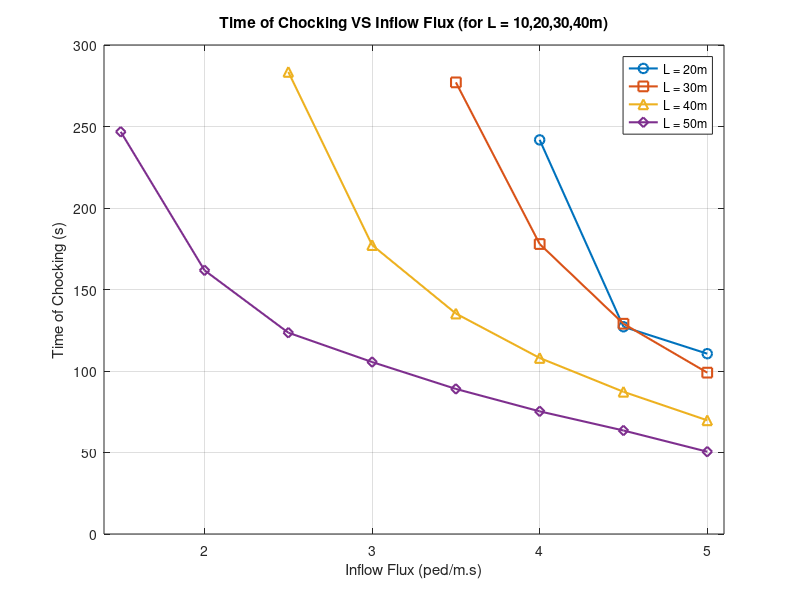

MATLAB code for this plot:
clc;
clear;
close all;

% Category 1
x1 = [4, 4.5, 5];
y1 = [241.795, 127.14, 110.63];

% Category 2
x2 = [3.5, 4.0, 4.5, 5];
y2 = [277.07, 177.90, 128.99, 98.99];

% Category 3
x3 = [2.5, 3.0, 3.5, 4.0, 4.5, 5];
y3 = [283.49, 177.24, 135.24, 107.99, 87.25, 69.75];

% Category 4
x4 = [1.5, 2.0, 2.5, 3.0, 3.5, 4.0, 4.5, 5.0];
y4 = [246.75, 161.75, 123.50, 105.50, 89, 75.25, 63.50, 50.50];

% Plot
figure;
hold on;
grid on;
box on;

plot(x1, y1, '-o', 'LineWidth', 1.5, 'MarkerSize', 7);
plot(x2, y2, '-s', 'LineWidth', 1.5, 'MarkerSize', 7);
plot(x3, y3, '-^', 'LineWidth', 1.5, 'MarkerSize', 7);
plot(x4, y4, '-d', 'LineWidth', 1.5, 'MarkerSize', 7);


ylim([0 300])
xlim([1.4 5.1])

xlabel('Inflow Flux (ped/m.s)');
ylabel('Time of Chocking (s)');
title('Time of Chocking VS Inflow Flux (for L = 10,20,30,40m)');

legend('L = 20m', 'L = 30m', 'L = 40m', 'L = 50m','Location', 'best');

hold off;
